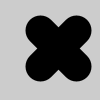
Frame 1 (no input)
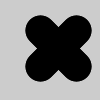
Frame 2 (the mouse pressed at the canvas centre, redrawn once)

The Processing sketch that drew these frames (run headless with seeded random() and noise(); the mouse was pressed at the canvas centre and the sketch redrawn once):

// Processing sketch: processing
// ── processing.pde
void setup(){
	size(100,100);
	smooth();
	noLoop();
}

void draw(){
	drawX(0,30,40,30,36);
}

void drawX(int gray,int weight,int x,int y,int size){
	stroke(gray);
	strokeWeight(weight);
	line(x,y,x+size,y+size);
	line(x+size,y,x,y+size);
}
